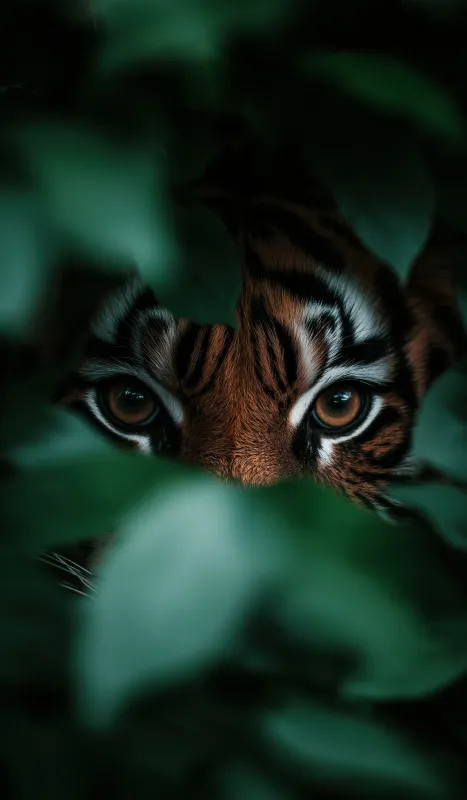
#> input picture image.png, 467 x 800 px
$ python exam.py
#> lines starting #> are read from the running program, lines starting #| are printed output that depends on the picture
import cv2
import numpy as np
import matplotlib.pyplot as plt

# Read image
img_color = cv2.imread("image.png")
#> img_color is the input picture: shape (800, 467, 3); mean B, G, R 31.1, 41.5, 21.6
img = cv2.cvtColor(img_color, cv2.COLOR_BGR2GRAY)
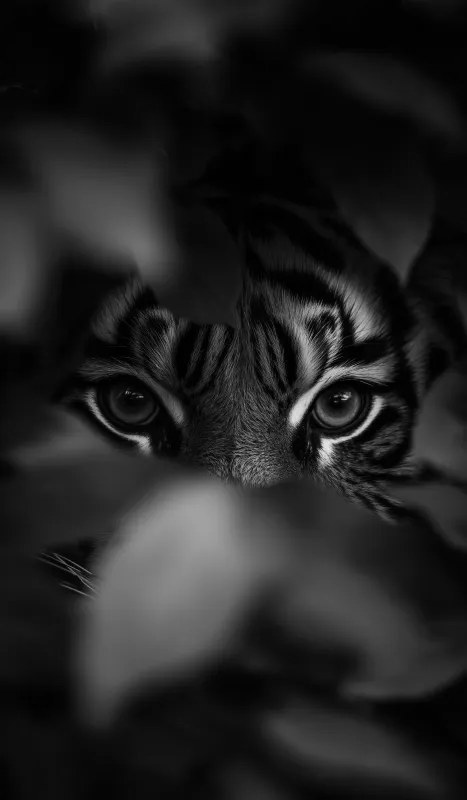
#> img: shape (800, 467); min 0, max 238, mean 34.3

L = 256

# Histogram
hist = np.zeros(L)
for p in img.flatten():
    hist[p] += 1
#> this loop made 373600 passes
#> p on passes 1 to 3: 4, 4, 4
#> after the loop, hist = 256 values, max 16289 at index 5, min 0 at index 227, mean 1459.4

# Histogram Equalization
cdf = np.cumsum(hist / img.size)
#> cdf = 256 values from 0.000816 to 1
equalized = np.round((L - 1) * cdf).astype("uint8")[img]
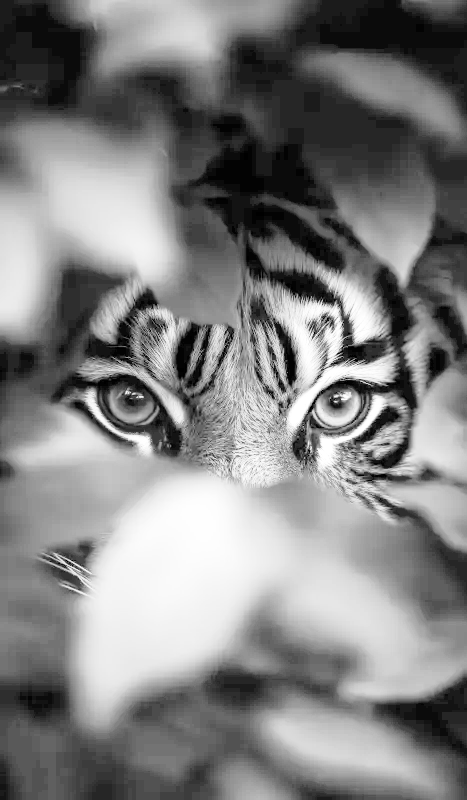
#> equalized: shape (800, 467); min 0, max 255, mean 129.6

# Display
plt.figure(figsize=(12, 8))

plt.subplot(221)
plt.imshow(cv2.cvtColor(img_color, cv2.COLOR_BGR2RGB))


plt.subplot(222)
plt.hist(img.flatten(), 256)


plt.subplot(223)
plt.imshow(equalized, cmap="gray")


plt.subplot(224)
plt.hist(equalized.flatten(), 256)


plt.tight_layout()
plt.show()
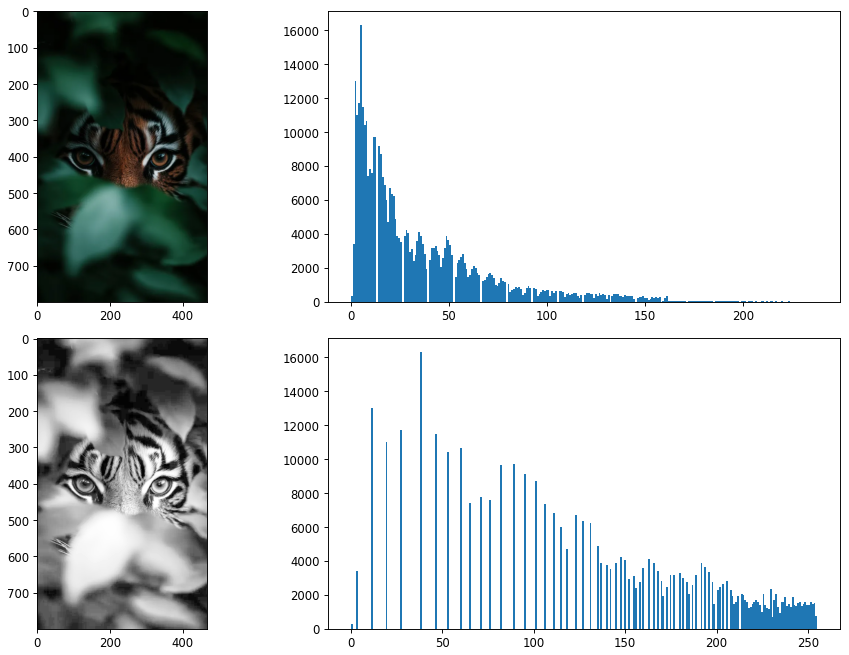
#> figure drawn by matplotlib, 4 panels; panel 2: tallest bar 16289 high, from x = 4.65 to 5.58; panel 4: tallest bar 16289 high, from x = 37.85 to 38.85
